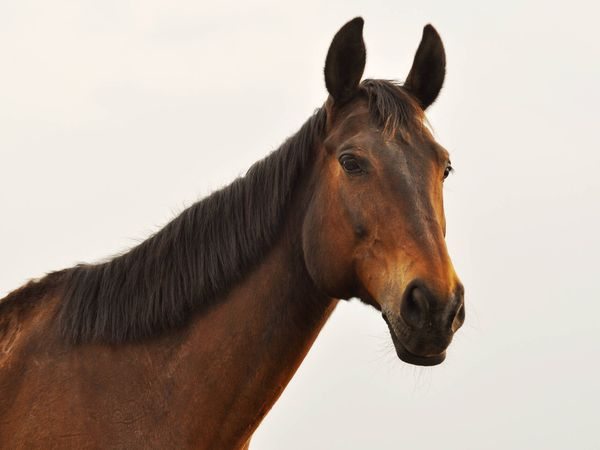
#> input picture caballo.jpg, 600 x 450 px
$ python 'Practica 1.py'
#> lines starting #> are read from the running program, lines starting #| are printed output that depends on the picture; after the words box and inside, x2 and y2 are one past the last pixel; in counts of white or black regions, pixels touching at a corner belong together
#Javier Alejandro Pérez Nuño 22310284 6E2
"""
Created on Wed Feb 12 16:25:15 2025

@author: javal
"""

import cv2
import numpy as np
imagen=cv2.imread("caballo.jpg")
#> imagen is the input picture: shape (450, 600, 3); mean B, G, R 154.1, 163.6, 176.7
m,n,c=imagen.shape
#> m = 450; n = 600; c = 3
imagenb=np.zeros((m,n))

for x in range (m):
    for y in range(n):
        if 25<imagen[x,y,0]<86 and 48<imagen[x,y,1]<131 and 44<imagen[x,y,2]<193:
            imagenb[x,y]=255
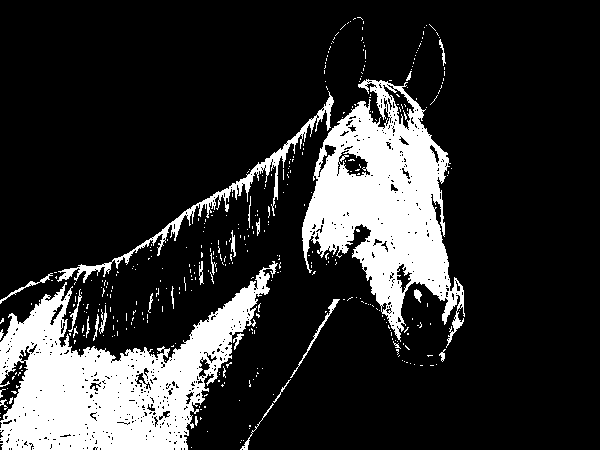
#> imagenb: shape (450, 600) float64; 18.2% white; 387 white regions (358 under 20 px), largest, box (x1, y1, x2, y2) and area: (0, 261, 278, 450) 23235, (302, 79, 465, 348) 20487, (57, 91, 334, 283) 2704

cv2.imshow("caballo",imagenb)
cv2.waitKey(0)
cv2.destroyAllWindows()
